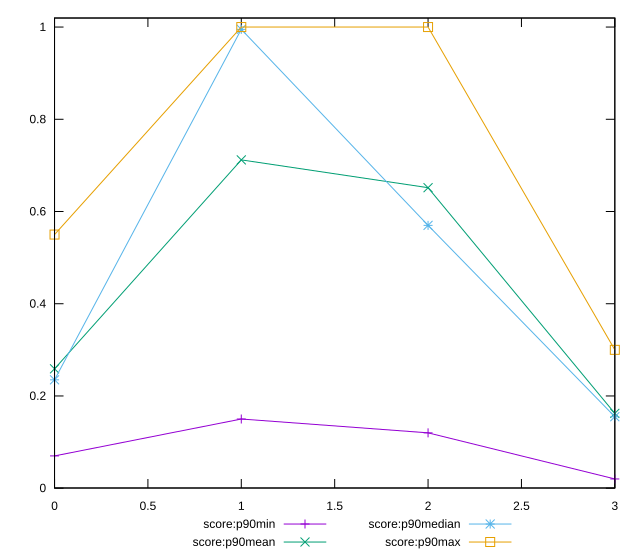

Write the gnuplot code that produced this figure.
reset

$scoreP90Min <<EOF
0 0.07
1 0.15
2 0.12
3 0.02
EOF

$scoreP90Mean <<EOF
0 0.2588297872340426
1 0.7119148936170211
2 0.6516129032258067
3 0.16223404255319154
EOF

$scoreP90Median <<EOF
0 0.235
1 0.995
2 0.57
3 0.155
EOF

$scoreP90Max <<EOF
0 0.55
1 1
2 1
3 0.3
EOF

set key outside below
set xrange [0:3]
set yrange [0.00040000000000000105:1.0196]
set trange [0.00040000000000000105:1.0196]
set terminal svg size 640, 560 enhanced background rgb 'white'
set output "reports/report_00027_2021-02-24T12-40-31.850Z/total-blocking-time/progression/score.svg"

plot $scoreP90Min title "score:p90min" with linespoints, \
     $scoreP90Mean title "score:p90mean" with linespoints, \
     $scoreP90Median title "score:p90median" with linespoints, \
     $scoreP90Max title "score:p90max" with linespoints

reset
